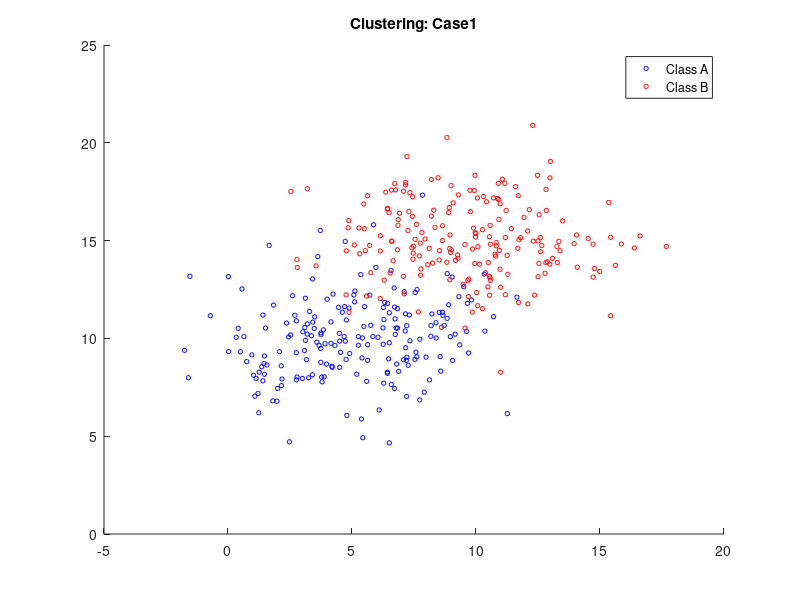

This figure's MATLAB source:
MU1 = [5 10];
SIGMA1 = [8 0; 0 4];
MU2 = [10 15];
SIGMA2 = [8 0; 0 4]; 

R1 = chol(SIGMA1);
R2= chol(SIGMA2);



z1 = repmat(MU1,200,1) + randn(200,2)*R1;
z2 = repmat(MU2,200,1) + randn(200,2)*R2;


figure;
title('Clustering: Case1')
hold on;

scatter(z1(:,1),z1(:,2),10,'b');
hold off
hold on
scatter(z2(:,1),z2(:,2),10, 'r');
hold off
legend('Class A', 'Class B');
